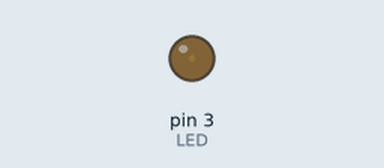
Recording of a sketch running on a simulated Arduino Uno, built with avr-gcc and run on an emulated ATmega328P. Shown: output pins drawn as LEDs (lit = HIGH).

Above: at 0.05 s.
At 0.65 s:
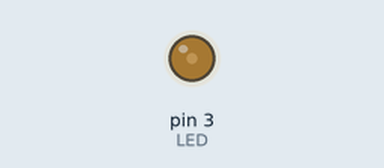
At 1.3 s:
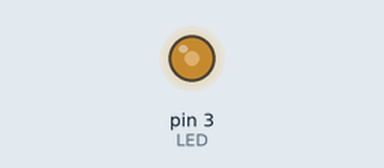
At 2.55 s:
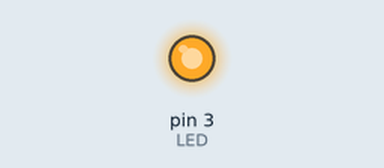
Timing chart, 0 to 5.9 s (numbered marks = the images above):
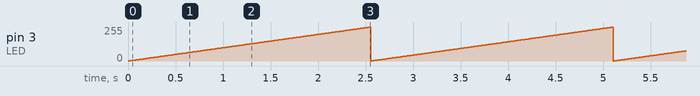

Measured:
- by itself, pin 3 (LED): ramps from 0/255 to 254/255 and jumps back, once every 2.6 s

The sketch:

PWM.ino
```cpp
//WAP to test analog write function

#define LED   3
void setup()
{
  // put your setup code here, to run once:
  pinMode(LED , OUTPUT);

}

void loop()
{
  // put your main code here, to run repeatedly:
  for(unsigned int duty_cycle = 0 ; duty_cycle < 255 ; duty_cycle++)
{
            analogWrite(LED , duty_cycle);
            delay(10);

}


}
```
